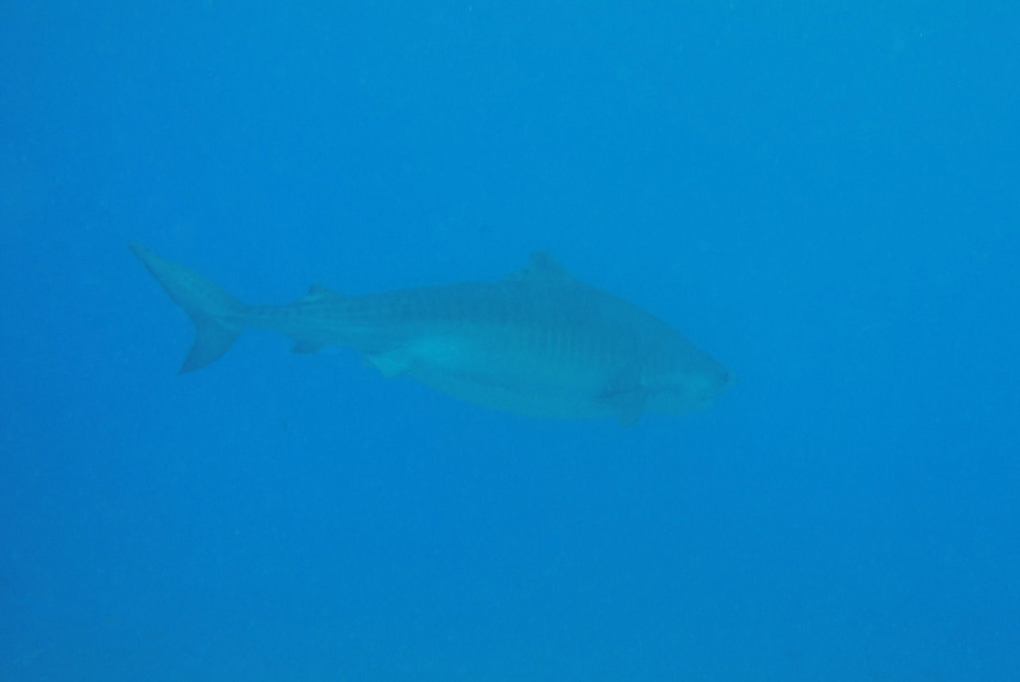
#> input picture Shark 1.PNG, 1020 x 682 px, found by its file name
$ python Segmentation-AdvancedThresholding.py
#> lines starting #> are read from the running program, lines starting #| are printed output that depends on the picture; after the words box and inside, x2 and y2 are one past the last pixel; in counts of white or black regions, pixels touching at a corner belong together
#!/usr/local/bin/python3
#Creator: Stephen Alger
#Date 15-OCT-2019
#Advanced Threshold Segmentation Implementation

#Import Stuff...
import sys, os, cv2, numpy as np, matplotlib
matplotlib.use("TkAgg")
from matplotlib import pyplot as plt

BLOCKSIZE = 11
C_CONSTANT = 3

image = cv2.imread('Shark 1.png', cv2.IMREAD_GRAYSCALE)
#> image: shape (682, 1020); min 102, max 144, mean 122.5

image_Colour = cv2.imread('Shark 1.png')
#> image_Colour is the input picture: shape (682, 1020, 3); mean B, G, R 198.7, 130, 4
image_ColourRGB = cv2.cvtColor(image_Colour, cv2.COLOR_BGR2RGB)
image_ColourHSV = cv2.cvtColor(image_ColourRGB, cv2.COLOR_RGB2HSV)
#> image_ColourHSV: shape (682, 1020, 3); mean H, S, V 100.6, 249.8, 198.7
image_ColourLAB= cv2.cvtColor(image_Colour, cv2.COLOR_BGR2LAB)
#> image_ColourLAB: shape (682, 1020, 3); mean of channels 0, 1, 2 132.6, 123.9, 84.3

red ,green,blue = cv2.split(image_ColourRGB)
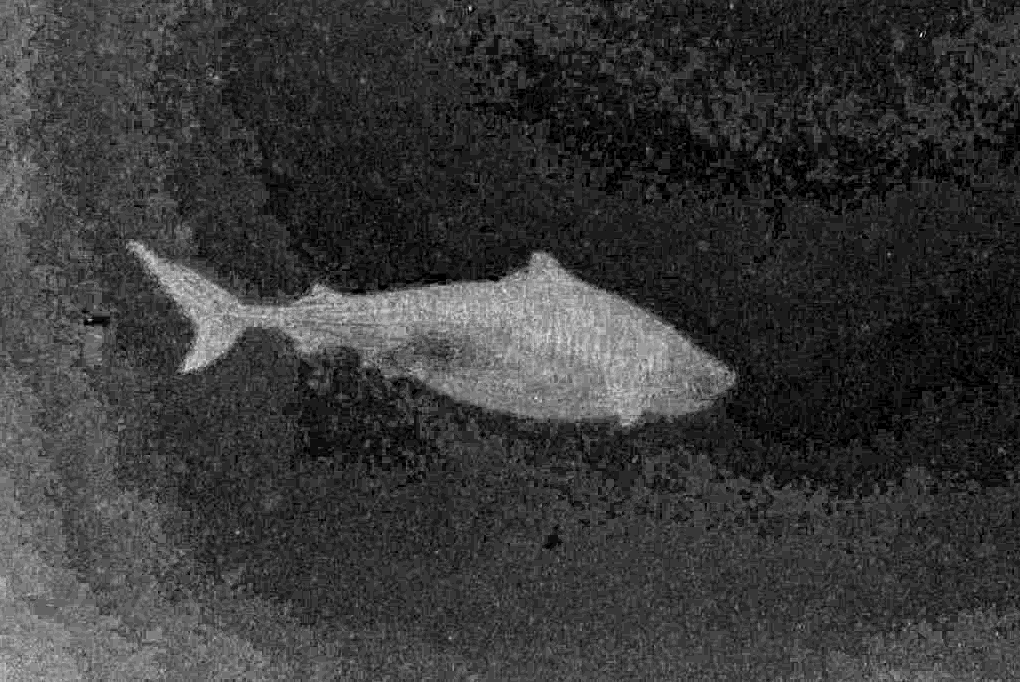
#> red: shape (682, 1020); min 0, max 18, mean 4; drawn with min black and max white
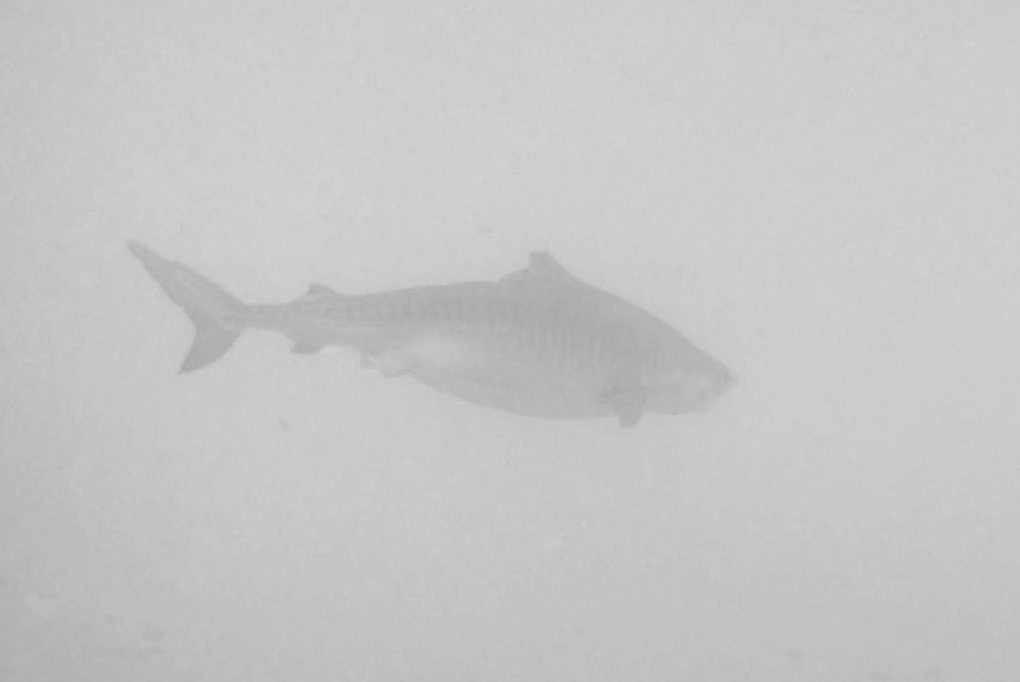
#> blue: shape (682, 1020); min 166, max 219, mean 198.7
h,s,v = cv2.split(image_ColourHSV)
l,a,b = cv2.split(image_ColourLAB)
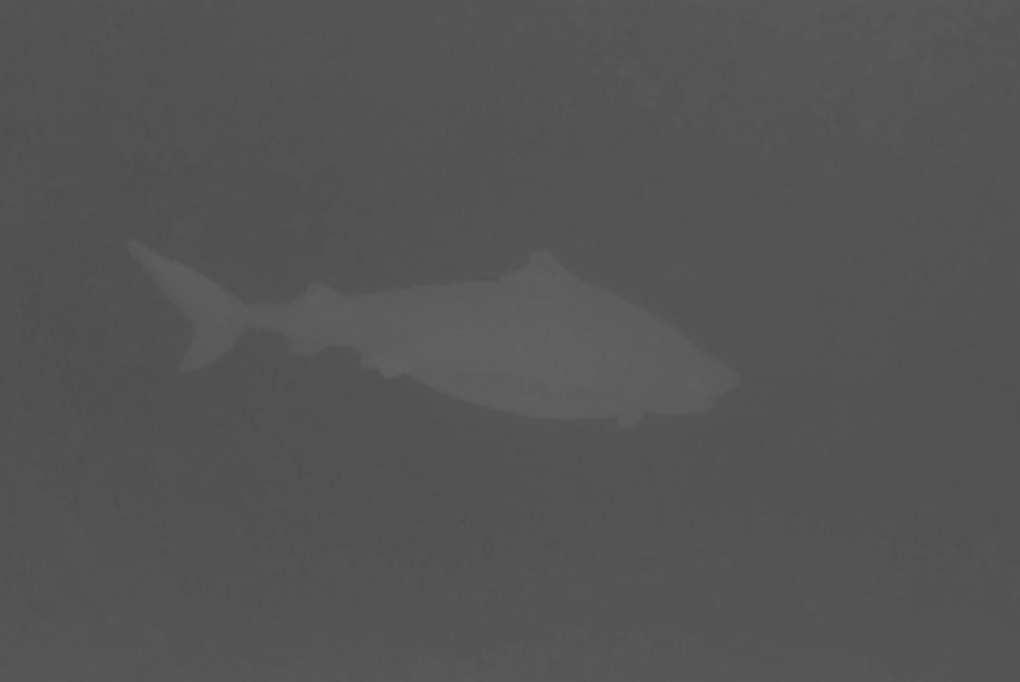
#> b: shape (682, 1020); min 77, max 100, mean 84.3

image_EQB = cv2.equalizeHist(blue)
filename = 'EQB-Shark1.png'
cv2.imwrite(filename, image_EQB)


#---------Hist Check

#hist = cv2.calcHist([image_Colour],[0],None,[256],[0,256])
#plt.plot(hist)
#plt.show()

#----------EQ Check

filename = 'EQ-Shark1.png'
image_EQ = cv2.equalizeHist(image)
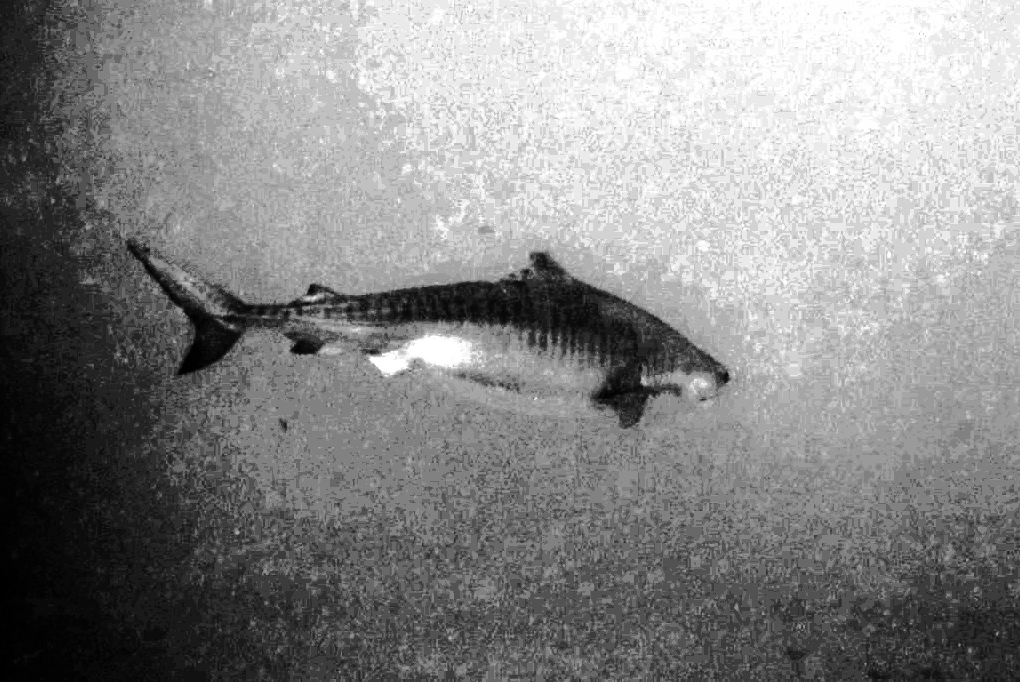
#> image_EQ: shape (682, 1020); min 0, max 255, mean 135.4
cv2.imwrite(filename, image_EQ)

#--------Get AdaptiveThresholdMean
adaptMean = cv2.adaptiveThreshold(image_EQB,255,cv2.ADAPTIVE_THRESH_MEAN_C,cv2.THRESH_BINARY,11,11)
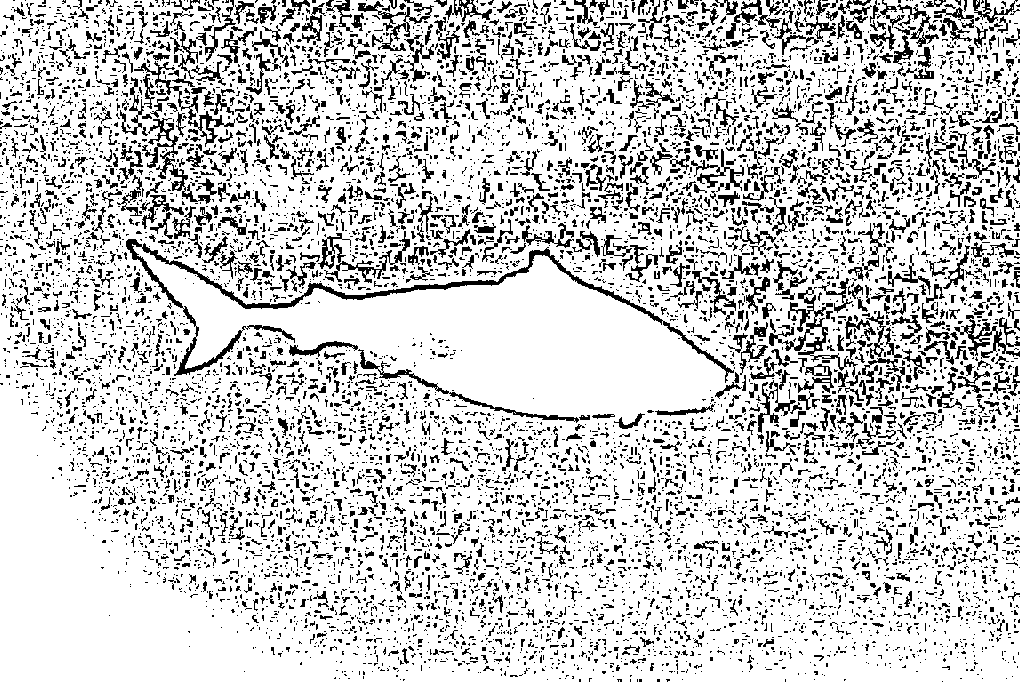
#> adaptMean: shape (682, 1020); 80.2% white; black in thin lines or dots
adaptMean = cv2.adaptiveThreshold(adaptMean,255,cv2.ADAPTIVE_THRESH_MEAN_C,cv2.THRESH_BINARY,3,1)
#> adaptMean: shape (682, 1020); 82.4% white; black in thin lines or dots
adaptMean = cv2.bitwise_not(adaptMean)
#> adaptMean: shape (682, 1020); 17.6% white in thin lines or dots

#--------Erosion - remove blobs (opening = erosion then dilation)

shapeRect = cv2.getStructuringElement(cv2.MORPH_RECT,(10,10))
#shapeEllip = cv2.getStructuringElement(cv2.MORPH_ELLIPSE,(5,5))

def shapeEllipSize(x):
	shapeEllip = cv2.getStructuringElement(cv2.MORPH_ELLIPSE,(int(x),int(x)))
	return shapeEllip

shapeSize = 5
erodedMasklvl1 = cv2.erode(adaptMean,shapeEllipSize(shapeSize))
#> erodedMasklvl1: shape (682, 1020); every value is 0

#for i in range(2):
#	erodedMask = cv2.erode(erodedMask,shapeEllipSize(shapeSize))
#	shapeSize /= 3
#
mergeMask = cv2.bitwise_and(src1 = adaptMean, src2 = erodedMasklvl1)
maskArr = [adaptMean, erodedMasklvl1, mergeMask]

# [10 lines of commented-out code are left out]
dilatedMask = cv2.dilate(erodedMasklvl1,shapeEllipSize(2))
shapeSize = 21
#for i in range(3):
#	dilatedMask = cv2.dilate(dilatedMask,shapeEllipSize(shapeSize))
#	shapeSize /= 1

maskArr = [adaptMean, erodedMasklvl1, dilatedMask]
# [22 lines of commented-out code are left out]

edgeEQ = cv2.Canny(image = adaptMean, threshold1 = 245, threshold2 = 255)
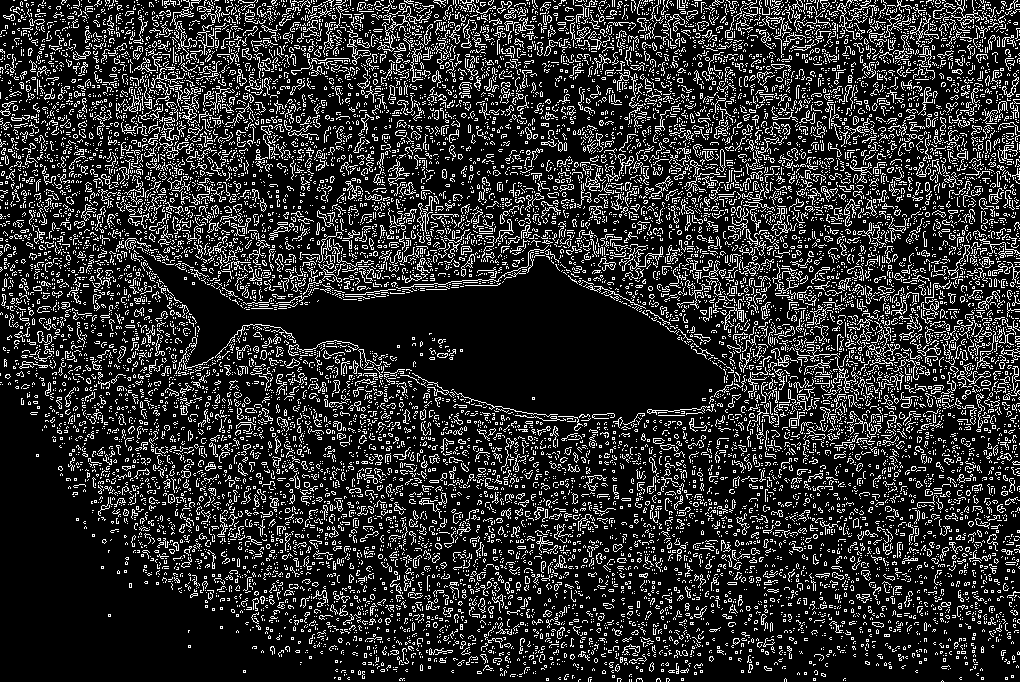
#> edgeEQ: shape (682, 1020); 17.7% white in thin lines or dots

#sel3 = cv2.bitwise_xor(src1 = sel, src2 = edgeEQ)
#cv2.imshow(winname = "selected", mat = sel3)
#cv2.waitKey(delay = 0)

edgeAdaptEQ = cv2.Canny(image = adaptMean, threshold1 = 225, threshold2 = 230)

# [5 lines of commented-out code are left out]

titlesEdge = ['r','g','b','l','a', 'b', 'h','s','v']
imageEdges = [red, green,blue, l,a,b,h,s,v]

for i in range(9):
#> (the run stopped early here; a loop or call above may not have finished)

$ run again, with Shark 2.PNG copied over Shark 1.PNG
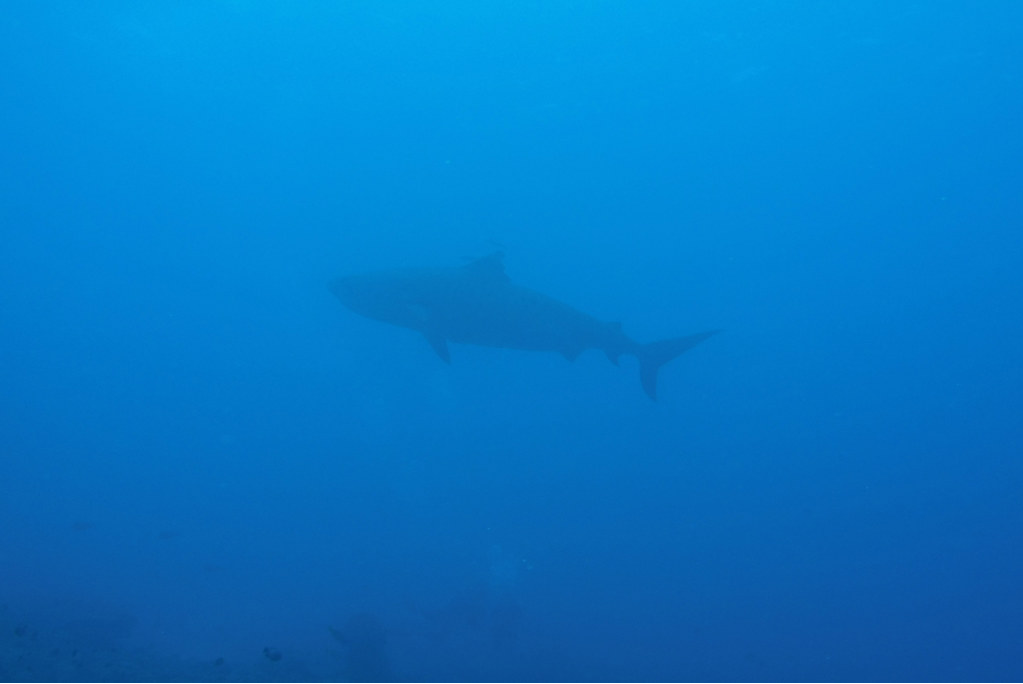
#> input picture Shark 2.PNG, 1023 x 684 px, found by its file name
#> image_Colour is the input picture: shape (684, 1023, 3); mean B, G, R 198.3, 120.8, 5.3
#> image_ColourHSV: shape (684, 1023, 3); mean H, S, V 102.2, 247.6, 198.3
#> image_ColourLAB: shape (684, 1023, 3); mean of channels 0, 1, 2 125.3, 129.6, 80.1
#> `adaptMean = cv2.adaptiveThreshold(image_EQB,255,cv2.ADAPTIVE_THRESH_ME..`:
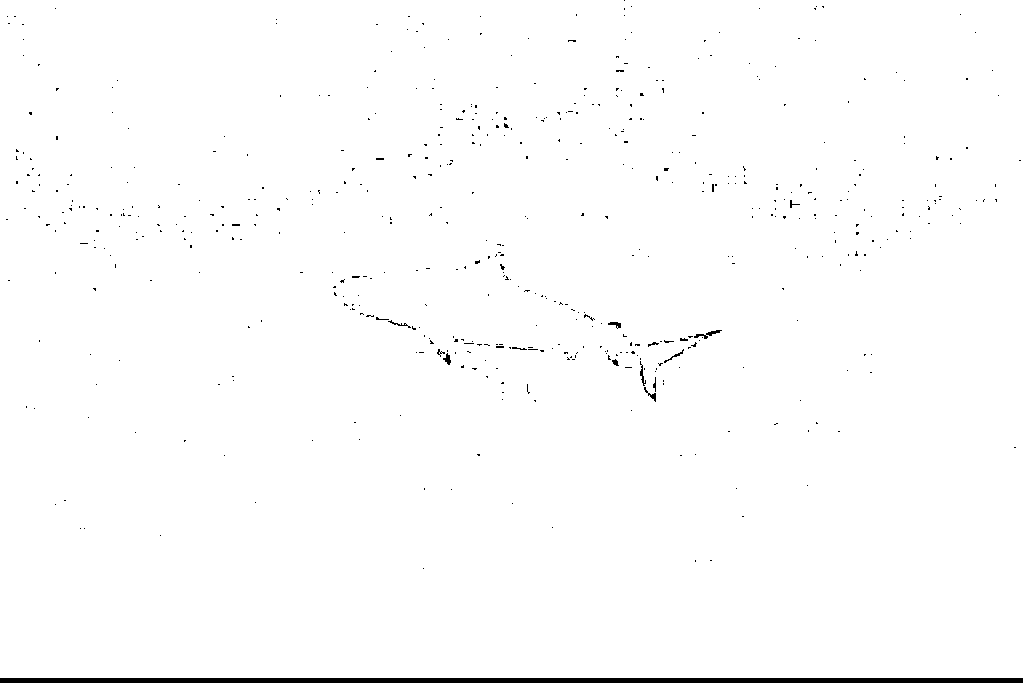
#> adaptMean: shape (684, 1023); 99% white; 545 black regions (530 under 20 px), largest, box (x1, y1, x2, y2) and area: (0, 678, 1023, 683) 5115, (694, 330, 722, 339) 84, (640, 361, 646, 386) 54
#> erodedMasklvl1: shape (684, 1023); every value is 0
#> `edgeEQ = cv2.Canny(image = adaptMean, threshold1 = 245, threshold2 = 2..`:
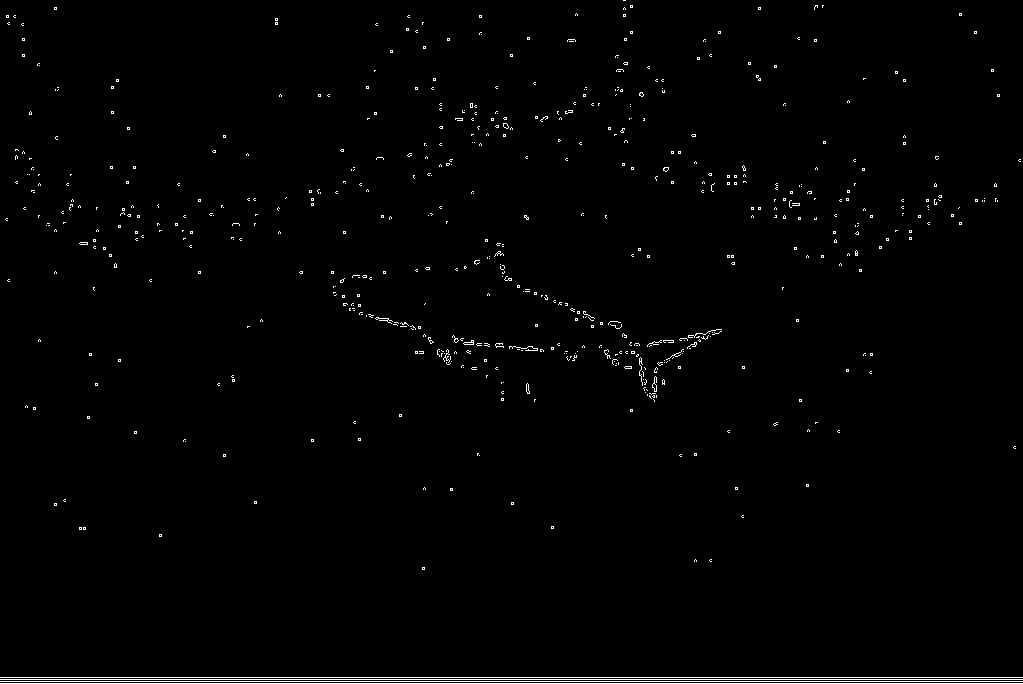
#> edgeEQ: shape (684, 1023); 1.1% white in thin lines or dots
